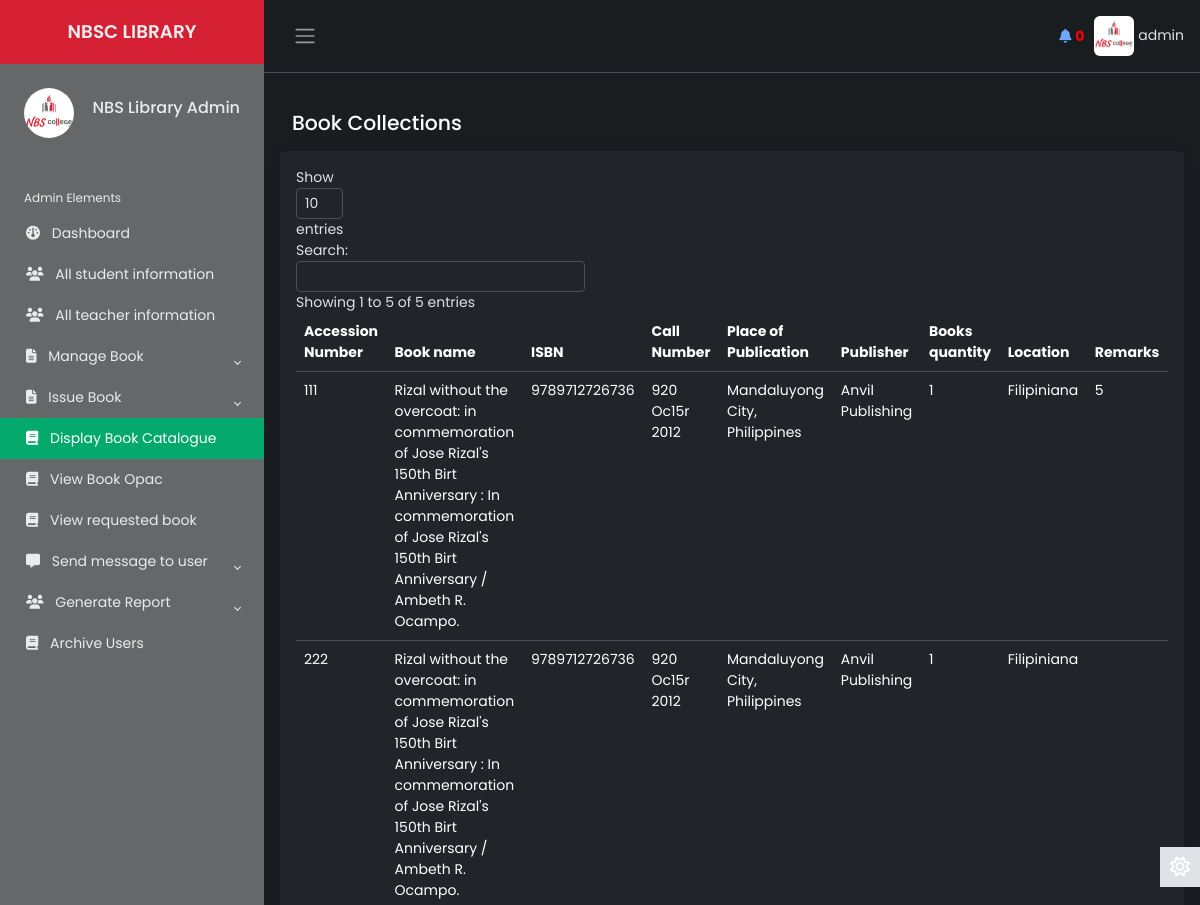
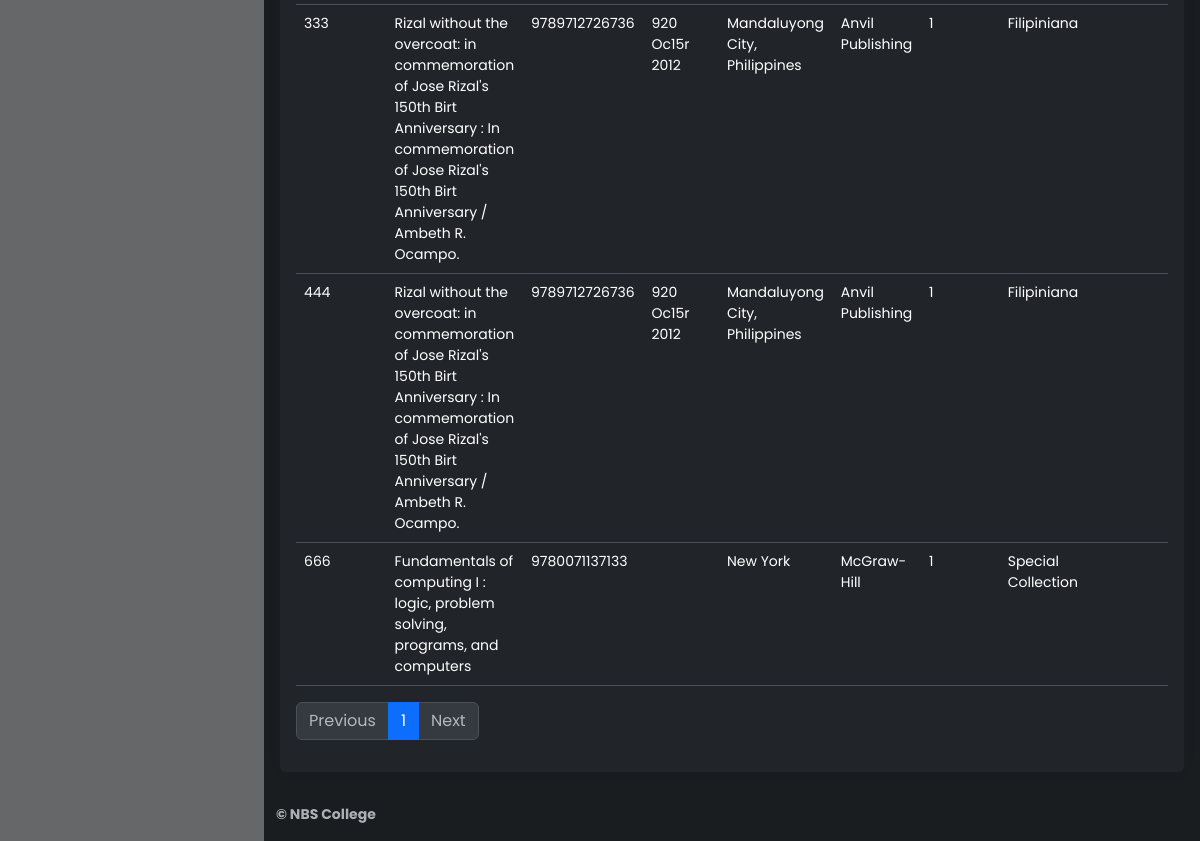
Page /Source/librarian/manage-book.php (signed in) on the earlier database version (2 pictures, top to bottom).
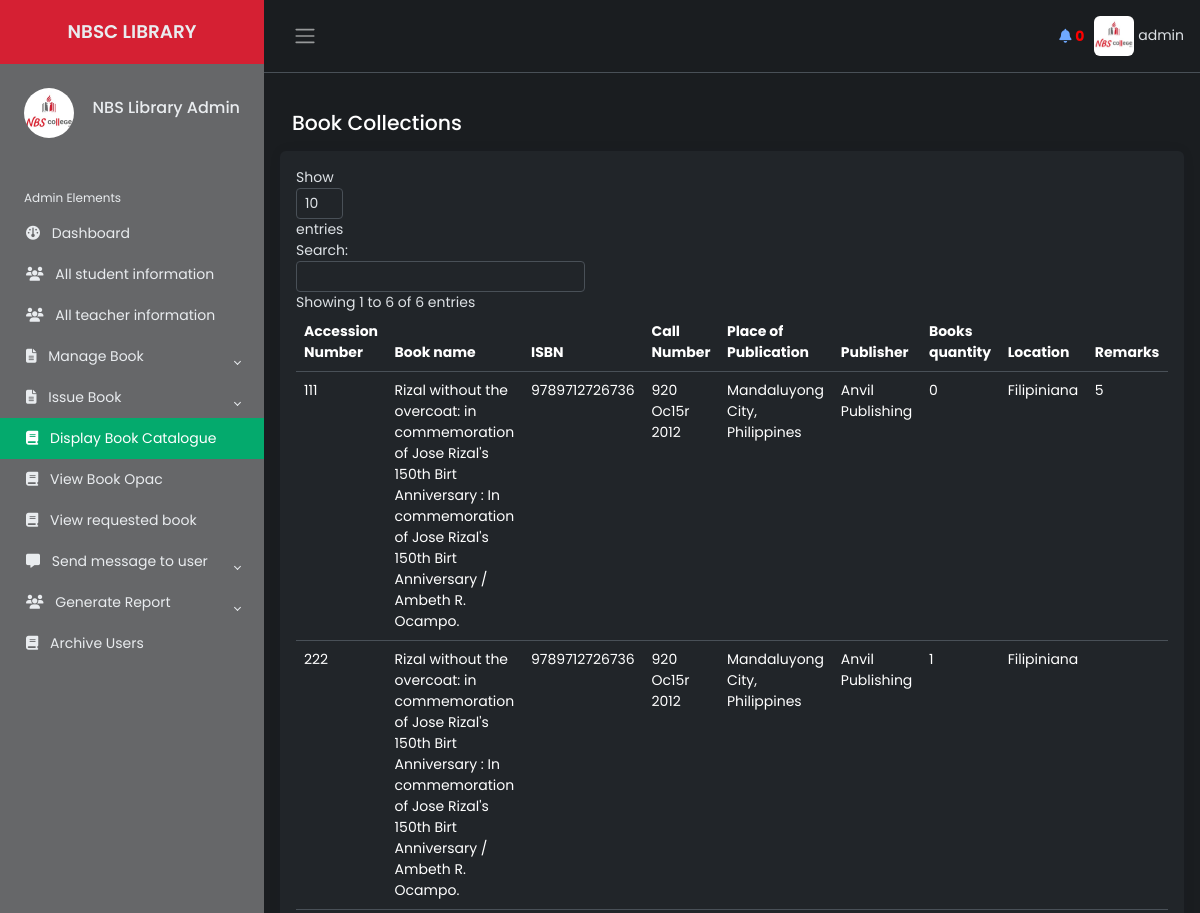
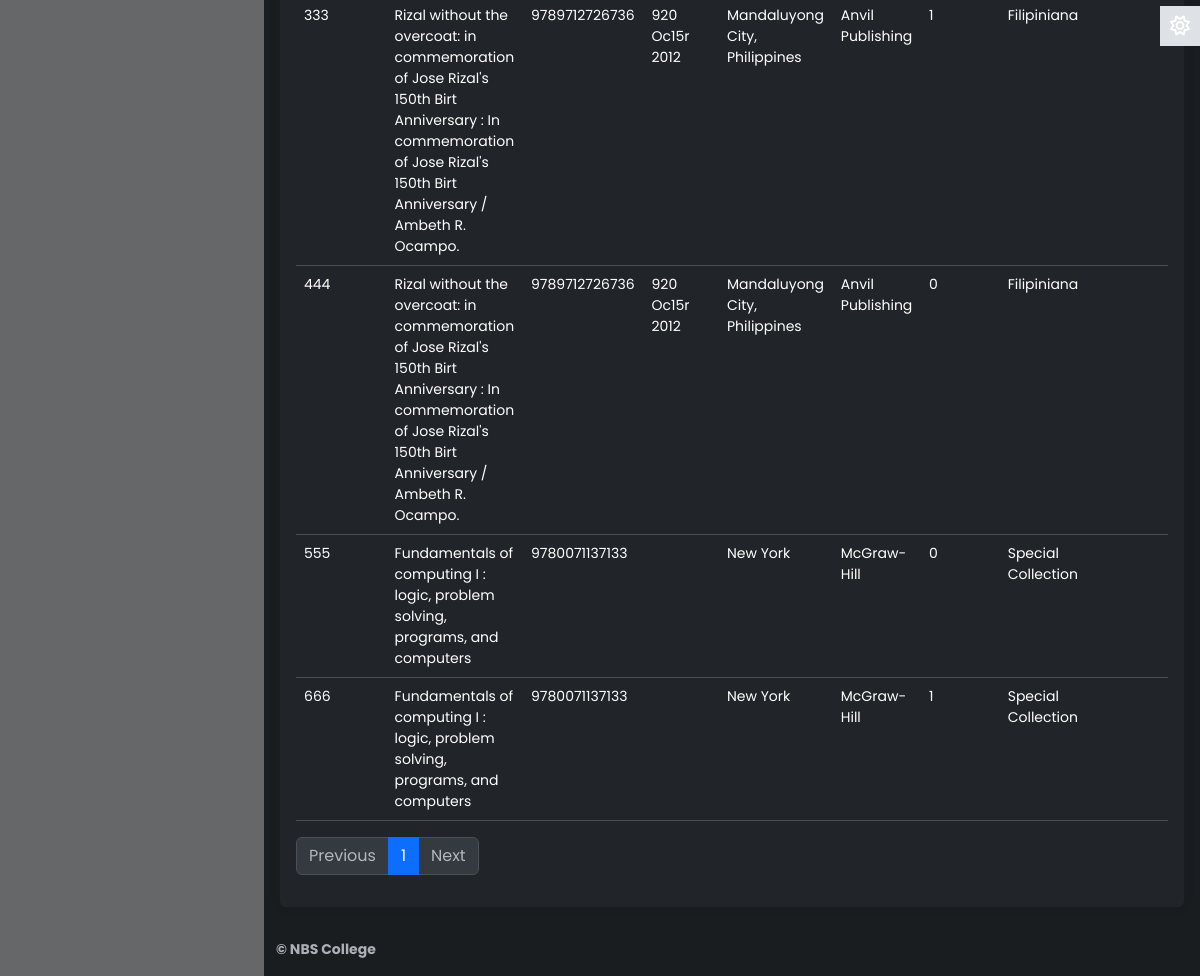
Same page on the later database version (2 pictures, top to bottom).
### tables this page shows
CREATE TABLE `lib_registration` (
  `id` int(2) NOT NULL,
  `name` varchar(50) NOT NULL,
  `username` varchar(20) NOT NULL,
  `password` varchar(20) NOT NULL,
  `email` varchar(50) NOT NULL,
  `phone` varchar(20) NOT NULL,
  `address` varchar(100) NOT NULL,
  `photo` varchar(500) NOT NULL,
  `status` varchar(7) NOT NULL
);

CREATE TABLE `book_module` (
  `accession_number` varchar(255) NOT NULL,
  `title_proper` varchar(5000) NOT NULL,
  `responsibility` varchar(5000) NOT NULL,
  `preffered_title` varchar(1000) NOT NULL,
  `parallel_title` varchar(1000) NOT NULL,
  `main_creator` varchar(1000) NOT NULL,
  `add_entry_creator` varchar(1000) NOT NULL,
  `contributors` varchar(1000) NOT NULL,
  `add_entry_corporate` varchar(1000) NOT NULL,
  `place_of_publication` varchar(1000) NOT NULL,
  `publisher` varchar(1000) NOT NULL,
  `date_of_publication` varchar(1000) NOT NULL,
  `edition` varchar(1000) NOT NULL,
  `extent_of_text` varchar(1000) NOT NULL,
  `illustrations` varchar(1000) NOT NULL,
  `dimension` varchar(100) NOT NULL,
  `acc_materials` varchar(1000) NOT NULL,
  `series` varchar(100) NOT NULL,
  `supp_content` varchar(100) NOT NULL,
  `ISBN` varchar(100) NOT NULL,
  `content_type` varchar(100) NOT NULL,
  `media_type` varchar(100) NOT NULL,
  `carrier_type` varchar(100) NOT NULL,
  `URL` varchar(5000) NOT NULL,
  `subject_type` varchar(20) NOT NULL,
  `subject_info` varchar(5000) NOT NULL,
  `call_number_type` varchar(100) NOT NULL,
  `call_number_info` varchar(100) NOT NULL,
  `language` varchar(100) NOT NULL,
  `library_location` varchar(100) NOT NULL,
  `electronic_access` varchar(100) NOT NULL,
  `book_image` varchar(100) NOT NULL,
  `entered_by` varchar(100) NOT NULL,
  `updated_by` varchar(100) NOT NULL,
  `date_entered` varchar(100) NOT NULL,
  `date_updated` varchar(100) NOT NULL,
  `quantity` varchar(100) NOT NULL,
  `available` varchar(100) NOT NULL,
  `location` varchar(100) NOT NULL,
  `content_notes` varchar(5000) NOT NULL,
  `abstract` varchar(5000) NOT NULL,
  `review` varchar(5000) NOT NULL,
  `remarks` varchar(255) NOT NULL
);

### Source/librarian/manage-book.php (the view, shortened to what the changed rows need)
       <?php
   include 'inc/connection.php';
   include 'inc/header.php';
?>
           <main class="content px-3 py-2">
           <div class="card border-0">
                       <div class="card-body" >
                           <table class="table table-hover text-left" id="dtBasicExample">
                               <thead>
                                   <tr >
                                   <th class="col">Accession Number</th>
                                   <th class="col">Book name</th>
                                   <th class="col">ISBN</th>
                                   <th class="col">Call Number</th>
                                   <th class="col">Place of Publication</th>
                                   <th class="col">Publisher</th>
                                   <th class="col">Books quantity</th>
                                   <th class="col">Location</th>
                                   <th class="col">Remarks</th>
                                   </tr>
                               </thead>
                               <tbody>
                               <?php
                               $res = mysqli_query($link, "select * from book_module");
                               while ($row = mysqli_fetch_array($res)) {
                                   echo "<tr>";
                                   echo "<td>";
                                   echo $row["accession_number"];
                                   echo "</td>";
                                   echo "<td>";
                                   echo $row["title_proper"];
                                   echo "</td>";
                                   echo "<td>";
                                   echo $row["ISBN"];
                                   echo "</td>";
                                   echo "<td>";
                                   echo $row["call_number_info"];
                                   echo "</td>";
                                   echo "<td>";
                                   echo $row["place_of_publication"];
                                   echo "</td>";
                                   echo "<td>";
                                   echo $row["publisher"];
                                   echo "</td>";
                                   echo "<td>";
                                   echo $row["available"];
                                   echo "</td>";
                                   echo "<td>";
                                   echo $row["location"];
                                   echo "</td>";
                                   echo "<td>";
                                   echo $row["remarks"];
                                   echo "</td>";
                               }
                                ?>
                               </tbody>
                           </table>
                       </div>
                   </div>
                   </main>

### Source/librarian/inc/header.php (shortened to what the changed rows need)
<?php
    include 'inc/connection.php';
 ?>
<!DOCTYPE html>
<html lang="en" data-bs-theme="dark">
<head>
    <link href="https://cdn.datatables.net/v/dt/jszip-3.10.1/dt-2.0.3/b-3.0.1/b-html5-3.0.1/b-print-3.0.1/datatables.min.css" rel="stylesheet">
    <link rel="stylesheet" href="inc/css/bootstrap.min.css">
    <link rel="stylesheet" href="inc/css/custom1.css">
    <link rel="stylesheet" href="inc/css/animate.css">
</head>
<body>
    <div class="wrapper">
    <aside id="sidebar" class="js-sidebar">
            <div class="h-100">
                <ul class="sidebar-nav">
                    <li class="sidebar-header">
                        <span>
                        <?php
                            $res = mysqli_query($link, "select * from lib_registration where username='".$_SESSION['username']."'");
                            while ($row = mysqli_fetch_array($res)){
                                ?><img src="<?php echo $row["photo"]; ?> " height="50px" width="50px" alt="something wrong" class="rounded-circle"></a> <?php
                            }
                        ?>
                        </span>
                        <h6 style="float: right; margin-top: 10px;">
							<?php
								$res = mysqli_query($link, "select * from lib_registration where username='".$_SESSION['username']."'");
								while ($row = mysqli_fetch_array($res)){
								$name  =  $row["name"];
								echo $name;
								}
							?>
            			</h6>
                    </li>
                    <br>
                </ul>
            </div>
        </aside>
        <div class="main">
            <nav class="navbar navbar-expand px-3 border-bottom">
                <div class="navbar-collapse navbar">
                        <li class="nav-item dropdown">
								<?php
                                     $res = mysqli_query($link, "select * from lib_registration where username='".$_SESSION['username']."'");
                                     while ($row = mysqli_fetch_array($res)){
                                         ?><a href="#" data-bs-toggle="dropdown" class="nav-icon pe-md-0" style="color: inherit;"><img src="<?php echo $row["photo"]; ?>" alt=""class="avatar img-fluid rounded"> <span><?php echo $_SESSION["username"]; ?></span></a> <?php
                                     }
                                ?>
                        </li>
                </div>
            </nav>
</body>
</html>

Differences in the rows shown:
changed book_module id 111: available "1" → "0"
changed book_module id 444: available "1" → "0"
added book_module: accession_number "555", title_proper "Fundamentals of computing I : logic, problem solving, programs, and computers", ISBN "9780071137133", place_of_publication "New York", publisher "McGraw-Hill", available "0", location "Special Collection"
Other differences:
text written by a page script: "Show entries Search: Showing 1 to 5 of 5 entries Previous 1 Next" → "Show entries Search: Showing 1 to 6 of 6 entries Previous 1 Next"
